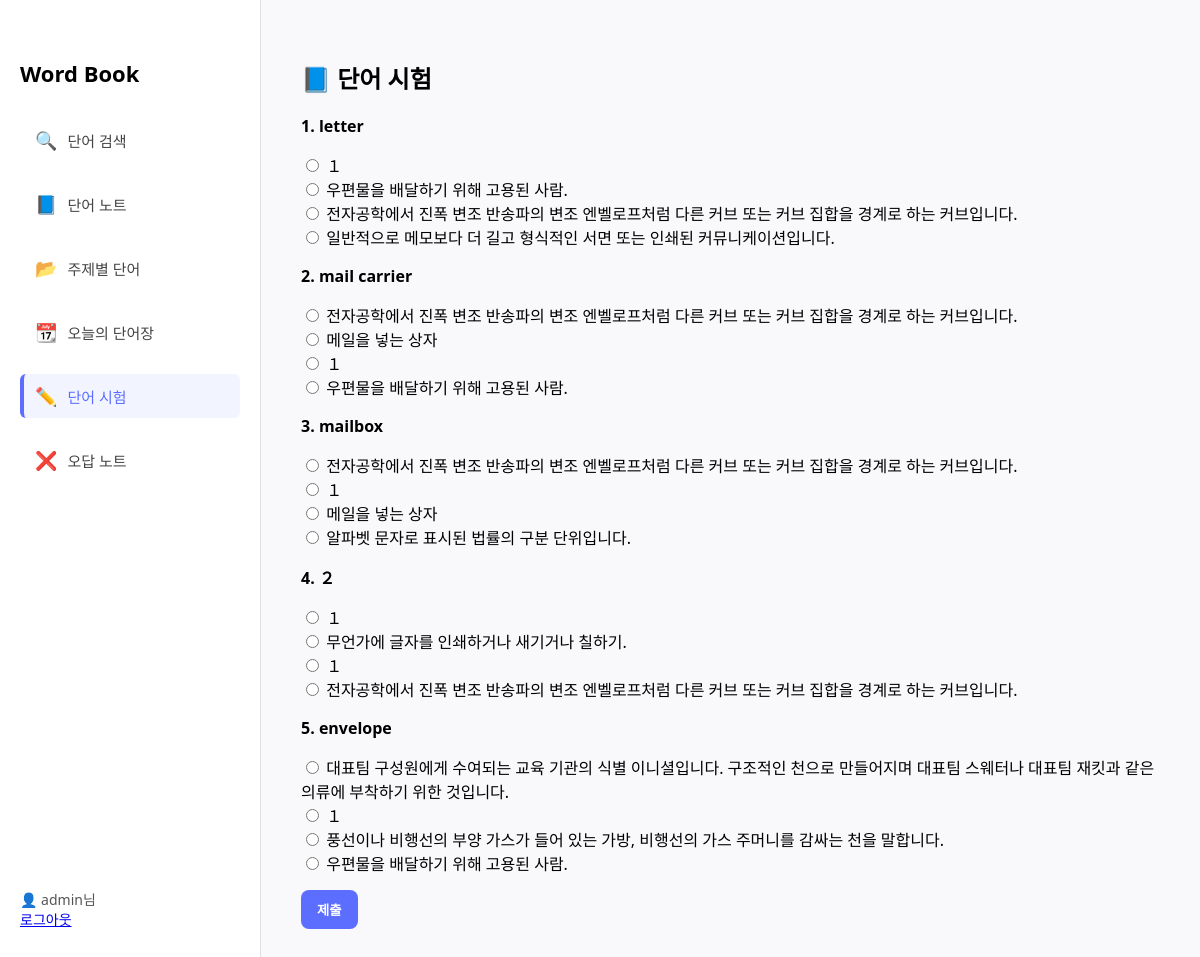
The page /quiz/start/ (signed in) on the database its author committed.
### list/models.py (models this page shows, shortened)
class Word(models.Model):
    user = models.ForeignKey(User, on_delete=models.CASCADE)
    text = models.CharField(max_length=100)
    example = models.TextField(blank=True, null=True)
    pronunciation = models.CharField(max_length=100, blank=True, null=True)
    audio_url = models.URLField(blank=True, null=True)
    added_at = models.DateTimeField(auto_now_add=True)
    is_wrong = models.BooleanField(default=False)
    wrong_count = models.IntegerField(default=0)
    is_today = models.BooleanField(default=False)
    today_date = models.DateField(null=True, blank=True)
    audio_file = models.FileField(upload_to='tts/', blank=True, null=True)
    translated_example = models.TextField(blank=True, null=True)

class WordMeaning(models.Model):
    word = models.ForeignKey(Word, on_delete=models.CASCADE, related_name='meanings')
    part_of_speech = models.CharField(max_length=50)
    meaning = models.TextField()

### quiz/views.py (the view)
# urls.py: path('start/', views.start_quiz, name='start'),
@login_required
def start_quiz(request):
    mode = request.GET.get('mode', 'text')
    words = list(Word.objects.filter(user=request.user, is_today=True).prefetch_related('meanings'))
    quiz_data = []
    error = None
    words = [w for w in words if w.meanings.exists()]
    if len(words) < 4:
        error = '오늘의 단어장에서 최소 4개의 단어가 있어야 퀴즈를 시작할 수 있습니다.'
    else:
        if mode == 'audio':
            words = [w for w in words if w.audio_url]
        if len(words) < 4:
            error = '음성 기반 문제를 생성하려면 오디오가 등록된 단어가 최소 4개 이상 필요합니다.'
        else:
            quiz_words = random.sample(words, min(5, len(words)))  # 최대 5문제
            for word in quiz_words:
                meanings = list(word.meanings.all())
                if not meanings:
                    continue
                correct_meaning_obj = random.choice(meanings)
                correct_meaning = correct_meaning_obj.meaning
                other_meanings = [
                    random.choice(list(w.meanings.all())).meaning
                    for w in words if w.id != word.id and w.meanings.exists()
]
                if len(other_meanings) < 3:
                    error = '보기 생성을 위해 최소 4개의 단어가 필요합니다.'
                    break
                choices = random.sample(other_meanings, 3)
                choices.append(correct_meaning)
                random.shuffle(choices)
                quiz_item = {
                    'type': mode,
                    'word_id': word.id,
                    'correct': correct_meaning,
                    'choices': choices,
                }
                if mode == 'text':
                    quiz_item['word'] = word.text
                elif mode == 'audio':
                    quiz_item['audio'] = word.audio_url
                quiz_data.append(quiz_item)
    if not error:
        request.session['quiz_data'] = quiz_data
    return render(request, 'quiz/quiz.html', {
        'quiz_data': quiz_data,
        'error': error,
        'mode': mode
    })

### list/context_processors.py (called while the page is built)
def categories_context(request):
    return {
        'categories': Category.objects.all()
    }

### quiz/templates/quiz/quiz.html (shortened to what this page needs)
{% extends 'list/base.html' %}
{% block content %}
<h2>📘 단어 시험</h2>
{% if quiz_data %}
<form method="POST" action="{% url 'quiz:submit' %}">
  {% for item in quiz_data %}
    <div class="mb-4">
      <p><strong>{{ forloop.counter }}.
        {% if item.type == "text" %}
          {{ item.word }}
        {% elif item.type == "audio" %}
          🔊 <audio controls>
            <source src="{{ item.audio }}" type="audio/mpeg">
            Your browser does not support the audio element.
          </audio>
        {% endif %}
      </strong></p>
      {% for choice in item.choices %}
        <label>
          <input type="radio" name="answer_{{ forloop.parentloop.counter0 }}" value="{{ choice }}" required>
          {{ choice }}
        </label><br>
      {% endfor %}
    </div>
  {% endfor %}
  <button type="submit" class="add-button">제출</button>
</form>
{% endif %}
{% endblock %}

### list/templates/list/base.html (shortened to what this page needs)
{% load static %}
<!DOCTYPE html>
<html lang="ko">
<head>
    <link rel="stylesheet" href="{% static 'list/css/style.css' %}">
</head>
<body>
    <div class="sidebar">
        <div class="menu-group">
            <h2>Word Book</h2>
            <ul class="nav">
                <li class="{% if request.path == '/list/search/' %}active{% endif %}">
                    <a href="{% url 'search' %}">
                        <span class="icon">🔍</span>
                        <span class="label">단어 검색</span>
                    </a>
                </li>
                <li class="{% if request.path == '/list/wordbook/' %}active{% endif %}">
                    <a href="{% url 'wordbook' %}">
                        <span class="icon">📘</span>
                        <span class="label">단어 노트</span>
                    </a>
                </li>
{% with categories.first as first_category %}
  <li class="{% if '/topic/' in request.path %}active{% endif %}">
    {% if first_category %}
      <a href="{% url 'topic_words' first_category.name %}">
        <span class="icon">📂</span>
        <span class="label">주제별 단어</span>
      </a>
    {% else %}
      <a href="#" onclick="alert('등록된 카테고리가 없습니다.'); return false;" style="opacity: 0.5; cursor: not-allowed;">
        <span class="icon">📂</span>
        <span class="label">주제별 단어</span>
      </a>
    {% endif %}
  </li>
{% endwith %}
<li class="{% if request.path == '/list/wordbook/today/' %}active{% endif %}">
  <a href="{% url 'today_wordbook' %}">
    <span class="icon">📆</span>
    <span class="label">오늘의 단어장</span>
  </a>
</li>
<li class="{% if request.path|slice:":6" == '/quiz/' %}active{% endif %}">
  <a href="{% url 'quiz:quiz_mode_select' %}">
      <span class="icon">✏️</span>
      <span class="label">단어 시험</span>
  </a>
</li>
<li class="{% if request.path == '/quiz/wrong/' %}active{% endif %}">
  <a href="{% url 'quiz:wrong_note' %}">
      <span class="icon">❌</span>
      <span class="label">오답 노트</span>
  </a>
</li>
            </ul>
        </div>
<div class="logout">
  {% if user.is_authenticated %}
    👤 {{ user.username }}님<br>
    <a href="{% url 'logout' %}">로그아웃</a>
  {% else %}
    <a href="{% url 'home' %}">로그인 / 회원가입</a>
  {% endif %}
</div>
    </div>
    <div class="main">
        {% block content %}{% endblock %}
    </div>
</body>
</html>

### list/static/list/css/style.css (style rules this page uses)
body { margin: 0; font-family: 'Segoe UI', sans-serif; background-color: #f5f6fa; display: flex; height: 100vh; }
.sidebar { width: 220px; background-color: #fff; padding: 40px 20px; border-right: 1px solid #e0e0e0; display: flex; flex-direction: column; justify-content: space-between; }
.sidebar h2 { font-size: 22px; font-weight: bold; margin-bottom: 30px; }
.nav { list-style: none; padding: 0; margin: 0; }
.nav li { margin-bottom: 20px; }
.nav li a { text-decoration: none; display: flex; align-items: center; color: #444; padding: 10px 15px; border-radius: 6px; transition: all 0.2s; }
.nav li.active a { background-color: #f2f4ff; border-left: 4px solid #5c6eff; color: #5c6eff; padding-left: 11px; }
.nav li a .icon { font-size: 18px; margin-right: 10px; }
.nav li a .label { font-size: 15px; font-weight: 500; }
.logout { font-size: 14px; color: #555; margin-top: 30px; text-align: left; }
.main { flex: 1; padding: 40px; background-color: #f9f9fb; overflow-y: auto; }
.add-button { margin-top: 15px; padding: 10px 16px; background-color: #5c6eff; color: white; border: none; border-radius: 8px; font-weight: bold; cursor: pointer; transition: background 0.2s; }

### rows shown on the page
Word: word "letter"
WordMeaning: choices "우편물을 배달하기 위해 고용된 사람." "우편물을 배달하기 위해 고용된 사람." "우편물을 배달하기 위해 고용된 사람."
WordMeaning: choices "전자공학에서 진폭 변조 반송파의 변조 엔벨로프처럼 다른 커브 또는 커브 집합을 경계로 하는 커브입니다." "전자공학에서 진폭 변조 반송파의 변조 엔벨로프처럼 다른 커브 또는 커브 집합을 경계로 하는 커브입니다." "전자공학에서 진폭 변조 반송파의 변조 엔벨로프처럼 다른 커브 또는 커브 집합을 경계로 하는 커브입니다." "전자공학에서 진폭 변조 반송파의 변조 엔벨로프처럼 다른 커브 또는 커브 집합을 경계로 하는 커브입니다."
WordMeaning: choices "일반적으로 메모보다 더 길고 형식적인 서면 또는 인쇄된 커뮤니케이션입니다."
Word: word "mail carrier"
WordMeaning: choices "메일을 넣는 상자" "메일을 넣는 상자"
Word: word "mailbox"
WordMeaning: choices "알파벳 문자로 표시된 법률의 구분 단위입니다."
WordMeaning: choices "무언가에 글자를 인쇄하거나 새기거나 칠하기."
Word: word "envelope"
WordMeaning: choices "대표팀 구성원에게 수여되는 교육 기관의 식별 이니셜입니다. 구조적인 천으로 만들어지며 대표팀 스웨터나 대표팀 재킷과 같은 의류에 부착하기 위한 것입니다."
WordMeaning: choices "풍선이나 비행선의 부양 가스가 들어 있는 가방, 비행선의 가스 주머니를 감싸는 천을 말합니다."

### other values the page prints
{{ user.username }} "admin"
{{ choice }} "１" "１" "１" "１" "１" "１"
{{ item.word }} "２"
